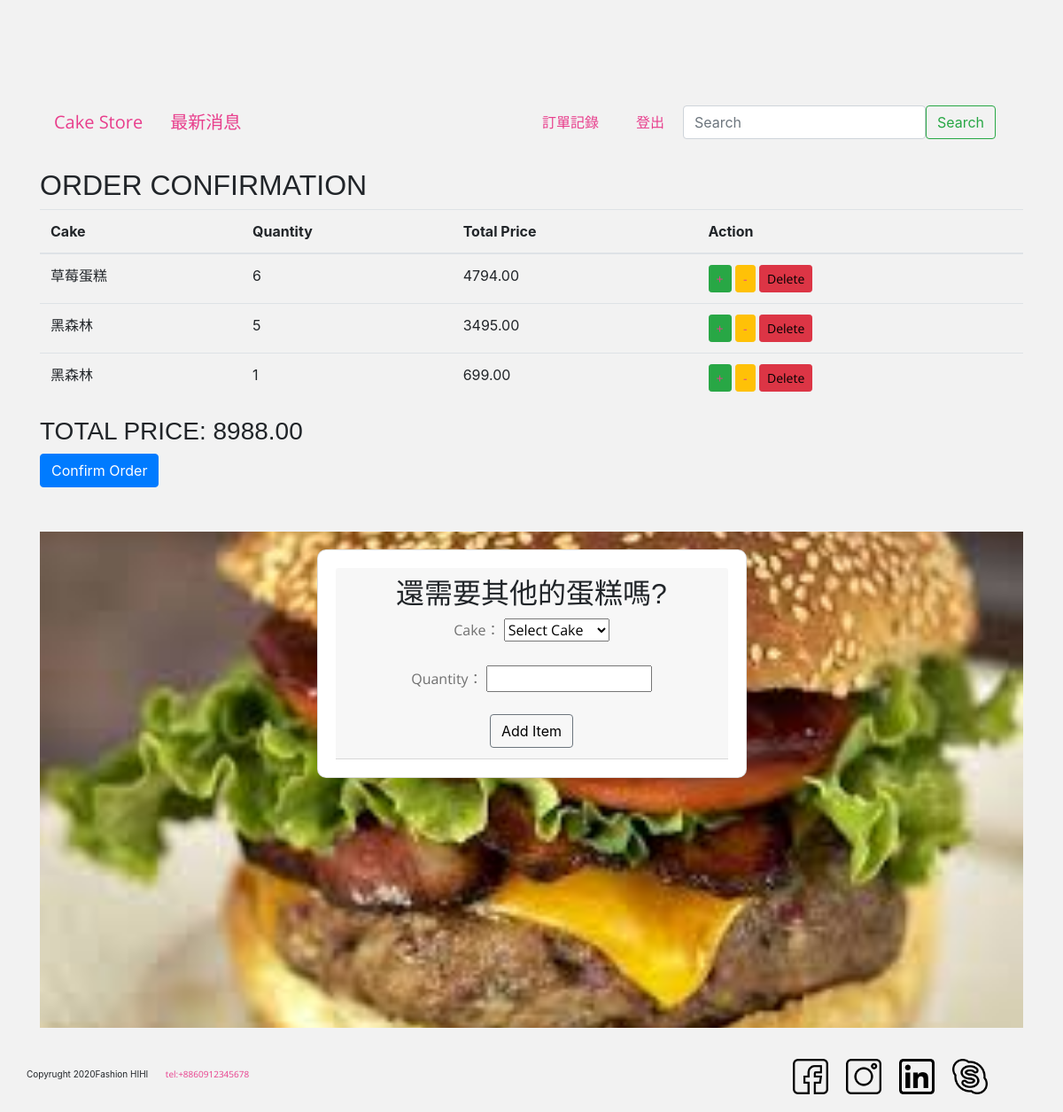
The page /order_confirmation/4/ (signed in) on the database its author committed.
### shop/models.py (models this page shows, shortened)
class Order(models.Model):
    user = models.ForeignKey(User, on_delete=models.CASCADE)
    cake = models.ForeignKey(Cake, on_delete=models.CASCADE)
    quantity = models.PositiveIntegerField()
    status = models.CharField(max_length=10, default='Pending')
    created_at = models.DateTimeField(auto_now_add=True) #確認新增自段

class Cake(models.Model):
    name = models.CharField(max_length=100)
    price = models.DecimalField(max_digits=5, decimal_places=2)
    image = models.ImageField(upload_to='cakes/')
    def __str__(self):
        return self.name

### shop/views.py (the view, shortened to what this page needs)
# urls.py: path('order_confirmation/<int:order_id>/', views.order_confirmation, name='order_confirmation'),
@login_required(login_url='/login/')
def order_confirmation(request, order_id):
    try:
        orders = Order.objects.filter(user=request.user, status='Pending')  # Fetch all pending orders for the user
        total_price = sum(order.cake.price * order.quantity for order in orders)  # Calculate total price
    except ObjectDoesNotExist:
        logger.error("Order does not exist.")
        return redirect('index')
    order_totals = []
    for order in orders:
        order_total = order.cake.price * order.quantity
        order_totals.append({
            'order': order,
            'order_total': order_total
        })
    return render(request, 'shop/order_confirmation.html', {
        'orders': order_totals,
        'total_price': total_price,
        'order_form': OrderForm(),
        'order_id': order_id
    })

### shop/forms.py
class OrderForm(forms.ModelForm):
    cake = forms.ModelChoiceField(queryset=Cake.objects.all(), empty_label="Select Cake")
    class Meta:
        model = Order
        fields = ['cake', 'quantity']

### shop/templates/shop/order_confirmation.html (shortened to what this page needs)
{% extends 'shop/header.html' %}
{% block content %}
<h2>Order Confirmation </h2>
<table class="table">
    <thead>
        <tr>
            <th>Cake</th>
            <th>Quantity</th>
            <th>Total Price</th>
            <th>Action</th>
        </tr>
    </thead>
    <tbody>
        {% for item in orders %}
        <tr>
            <td>{{ item.order.cake.name }}</td>
            <td>{{ item.order.quantity }}</td>
            <td>{{ item.order_total }}</td>
            <td>
                <a href="{% url 'order_increase' item.order.id %}" class="btn btn-success btn-sm">+</a>
                <a href="{% url 'order_decrease' item.order.id %}" class="btn btn-warning btn-sm">-</a>
                <a href="{% url 'order_delete' item.order.id %}" class="btn btn-danger btn-sm" style="color: black;">Delete</a>
            </td>
        </tr>
        {% endfor %}
    </tbody>
</table>
<h3>Total Price: {{ total_price }}</h3>
<form method="post" action="{% url 'order_confirm' order_id %}">
    <button type="submit" class="btn btn-primary">Confirm Order</button>
</form>
<div class="container register-container">
    <div class="row justify-content-center">
        <div class="col-md-6">
            <div class="card">
                <div class="card-header text-center">
                    <h2>還需要其他的蛋糕嗎?</h2>
                    <form method="post" action="{% url 'add_item_to_order' order_id %}">
                        {{ order_form.as_p }}
                        <button type="submit" class="btn btn-secondary">Add Item</button>
                    </form>
                </div>
            </div>
        </div>
    </div>
</div>
{% endblock %}

### static/css/style.css (style rules this page uses)
h1,h2,h3,h4,h5,h6 { font-family: 'Noto Sans TC', sans-serif; }
p,a,span,li,label { font-family: 'Open Sans', sans-serif; }
.container .row { background: url('./static/img/04.jpg'); background-size: cover; background-repeat: no-repeat; background-position: 50%; height: 70vh; margin-bottom: 0px; }
.btn { background-color: #f05f5c; padding: 7px 28px; border-radius: 20px; border: none; }
p { font-size: 16px; line-height: 26px; color: #707070; }
.card-header .btn,.card-header .btn:hover { background:none!important; color:black; }

### static/css/basic.css (style rules this page uses)
:root { --black: #000000ff; --grey:#545454ff; --silver:#6f6f6fff; --spanish:#999999FF; --gainsboro:#e0e0e0ff; --white:#ffffffff; --pink: #F18AB8ff; --mimi: #F9CDDEff; --piggy: #FAE4EEff; --red: #FF0000ff; --empty:#ffffff00; --info: #2F80EDff; --success: #27AE60ff; --error: #EB5757ff; --warning: #E2B93Bff; --h1:30px; --h2:26px; --h3:24px; --h4:22px; --h5:20px; --h6:18px; --normal:16px; --small:14px; --mini:12px; --spacing1:8px; --spacing2:16px; --spacing3:24px; --spacing4:32px; --spacing5:40px; --spacing6:56px; --spacing7:72px; --spacing8:80px; --spacing9:96px; --spacing10:120px; --size_normal:10px; --size_basic:0.1; }
html,body { font-family: "Nanum Gothic","微軟正黑體","sans-serif"; color: var(--grey,#545454ff); height: 100%; font-size: var(--normal); }
a:link,a:active,a:visited { color: var(--pink,#F18AB8ff); text-decoration: none; }
h2 { font-size: var(--h2, 26px); font-weight: 800; line-height: calc(var(--size_basic, 0.1)*20); text-transform: uppercase; }
h3 { font-size: var(--h3, 24px); font-weight: 400; line-height: calc(var(--size_basic, 0.1)*20); text-transform: uppercase; }
p { font-size: var(--normal, 16px); line-height: calc(var(--size_basic, 0.1)*13); }

### static/css/style1.css (style rules this page uses)
.card { background-color: var(--white); padding: 20px; margin: 20px; }
.card h2 { text-transform: none; line-height: 1.1; margin-bottom: 10px; }
.card p { line-height: 1.5; margin-bottom: 20px; }
.container { position: relative; cursor: pointer; }

### static/css/styles.css (style rules this page uses)
body { padding-top: 60px; }

### shop/templates/shop/header.html (style rules this page uses)
.container { margin-top: 50px; }

### shop/templates/shop/order_confirmation.html (style rules this page uses)
body { background-color: #f2f2f2; }
.register-container { margin-top: 50px; }
.card { border-radius: 10px; }

### rows shown on the page
Order: order.cake.name "草莓蛋糕", order.quantity "6", order_total "4794.00"
Order: order.cake.name "黑森林", order.quantity "5", order_total "3495.00"
Order: order.cake.name "黑森林", order.quantity "1", order_total "699.00"

### other values the page prints
{{ total_price }} "8988.00"
